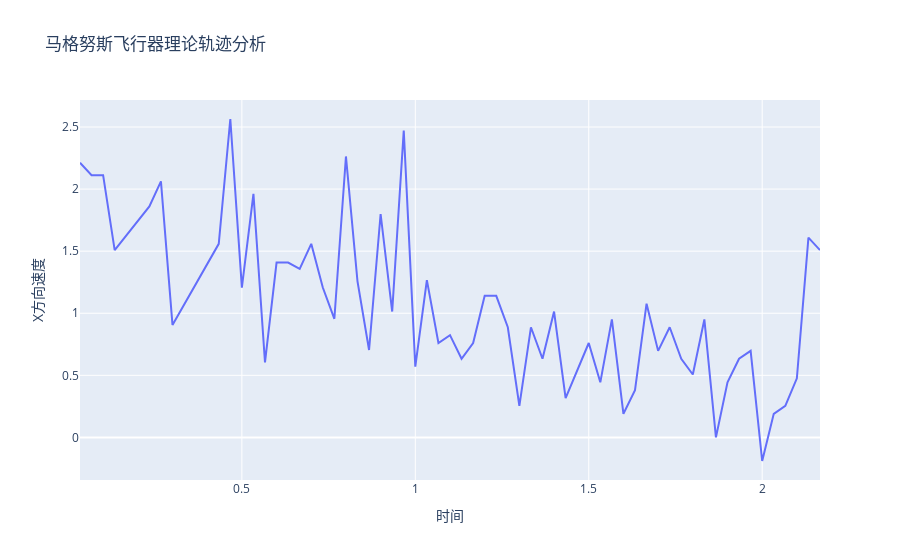

The cell this chart's notebook holds for it:
### Code cell
vx_arr=[]
vy_arr=[]
v0_arr=[]
theta=[]
y_max=[]
for i in range(4):
    dt=t_arr[i][1]-t_arr[i][0]
    vx=np.diff(X_arr[i])/dt
    vy=np.diff(Y_arr[i])/dt
    v0_arr.append(math.sqrt(vx[0]**2+vy[0]**2))
    theta.append(math.atan(vy[0]/vx[0])*180/math.pi)
    y_max.append(max(Y_arr[i])-Y_arr[i][0])
fig=go.Figure()
fig.add_trace(go.Scatter(x=time,y=vx,name='原始'))
fig.update_layout(title='马格努斯飞行器理论轨迹分析 ',
                  xaxis_title='时间',yaxis_title='X方向速度')

### Figure 1 — Plotly figure (JSON) as saved in the notebook; plotly's stock layout.template omitted (floating-point values rounded to 4 significant figures)
{"data": [{"name": "原始", "type": "scatter", "x": [0.03333, 0.06667, 0.1, 0.1333, 0.2333, 0.2667, 0.3, 0.4333, 0.4667, 0.5, 0.5333, 0.5667, 0.6, 0.6333, 0.6667, 0.7, 0.7333, 0.7667, 0.8, 0.8333, 0.8667, 0.9, 0.9333, 0.9667, 1, 1.033, 1.067, 1.1, 1.133, 1.167, 1.2, 1.233, 1.267, 1.3, 1.333, 1.367, 1.4, 1.433, 1.5, 1.533, 1.567, 1.6, 1.633, 1.667, 1.7, 1.733, 1.767, 1.8, 1.833, 1.867, 1.9, 1.933, 1.967, 2, 2.033, 2.067, 2.1, 2.133, 2.167, 2.2], "y": [2.213, 2.112, 2.112, 1.509, 1.861, 2.062, 0.9051, 1.559, 2.565, 1.207, 1.961, 0.6034, 1.408, 1.408, 1.358, 1.559, 1.207, 0.9554, 2.263, 1.257, 0.704, 1.799, 1.014, 2.471, 0.5702, 1.267, 0.7603, 0.8236, 0.6336, 0.7603, 1.14, 1.14, 0.887, 0.2534, 0.887, 0.6336, 1.014, 0.3168, 0.7603, 0.4435, 0.9503, 0.1901, 0.3801, 1.077, 0.6969, 0.887, 0.6336, 0.5068, 0.9503, 0, 0.4435, 0.6336, 0.6969, -0.1901, 0.1901, 0.2534, 0.4754, 1.609, 1.509]}], "layout": {"title": {"text": "马格努斯飞行器理论轨迹分析 "}, "xaxis": {"title": {"text": "时间"}}, "yaxis": {"title": {"text": "X方向速度"}}}}
